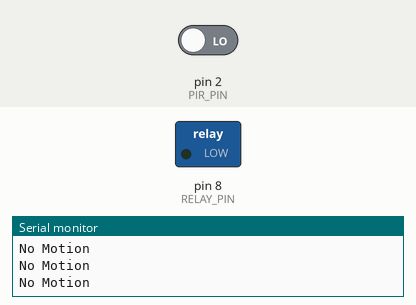
Recording of a sketch running on a simulated Arduino Uno, built with avr-gcc and run on an emulated ATmega328P. Shown: switched loads named in the sketch (green lamp = pin HIGH), the last lines printed to the serial monitor. The test bench sets the inputs (shaded band); at power-on: pin 2 (PIR_PIN) LOW.

Above: at 1.8 s.
1.9 s: pin 2 (PIR_PIN) driven HIGH
At 3.1 s:
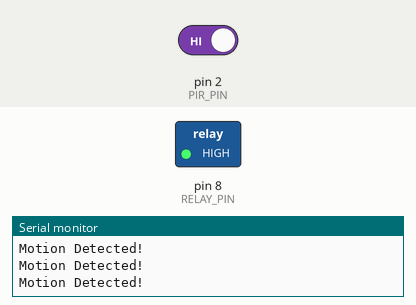
3.5 s: pin 2 (PIR_PIN) driven LOW
At 4.3 s:
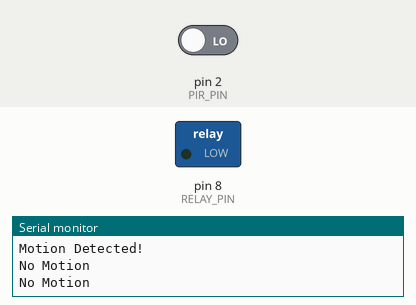
Timing chart, 0 to 6.5 s (numbered marks = the images above; inputs shaded):
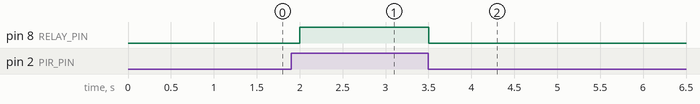

Measured:
- after the input at 1.9 s, pin 8 (RELAY_PIN): LOW → HIGH after 0.10 s
- after the input at 3.5 s, pin 8 (RELAY_PIN): HIGH → LOW at once

The sketch:

automation_projec.ino
```cpp
#define PIR_PIN 2
#define RELAY_PIN 8

void setup() {
  pinMode(PIR_PIN, INPUT);
  pinMode(RELAY_PIN, OUTPUT);

  digitalWrite(RELAY_PIN, LOW); // Relay OFF initially
  Serial.begin(9600);
}

void loop() {
  int motion = digitalRead(PIR_PIN);

  if (motion == HIGH) {
    Serial.println("Motion Detected!");
    digitalWrite(RELAY_PIN, HIGH); // Relay ON
  }
  else {
    Serial.println("No Motion");
    digitalWrite(RELAY_PIN, LOW); // Relay OFF
  }

  delay(500);
}
```
